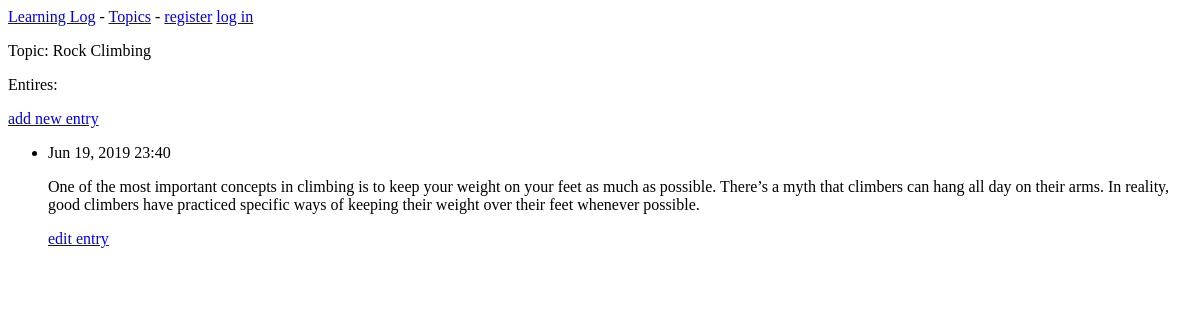
Page /topics/2/ on the earlier database version.
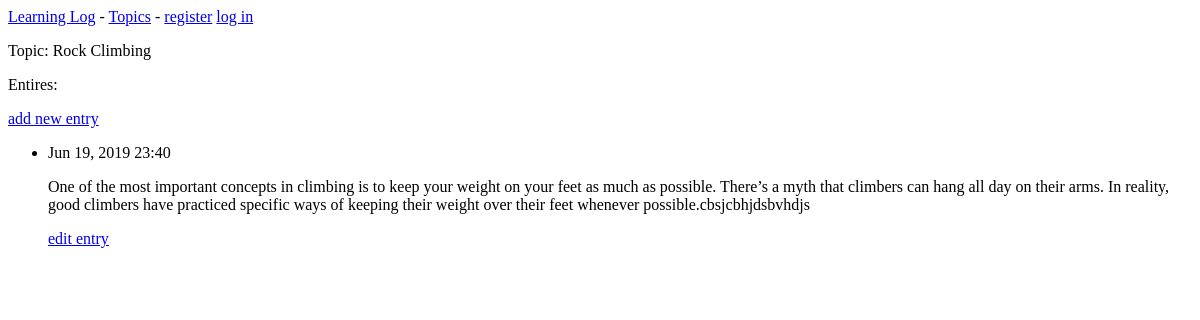
Same page on the later database version.
### learning_logs/models.py (models this page shows, shortened)
class Topic(models.Model):
    text = models.CharField(max_length=200)
    date_added = models.DateTimeField(auto_now_add=True)
    def __str__(self):
        return self.text

class Entry(models.Model):
    topic = models.ForeignKey(Topic, on_delete=models.CASCADE)
    text = models.TextField()
    date_added = models.DateTimeField(auto_now_add=True)
    class Meta:
        verbose_name_plural = 'entries'

### learning_logs/views.py (the view)
# urls.py: url(r'^topics/(?P<topic_id>\d+)/$', topic, name='topic'),
def topic(request, topic_id):
    topic = Topic.objects.get(id=topic_id)
    entries = topic.entry_set.order_by('-date_added')
    context = {'topic': topic, 'entries': entries}
    return render(request, 'learning_logs/topic.html', context)

### learning_logs/templates/learning_logs/topic.html
{% extends 'learning_logs/base.html' %}
{% block content %}
  <p>Topic: {{ topic }}</p>
  <p>Entires:</p>
  <p>
    <a href="{% url 'learning_logs:new_entry' topic.id %}">add new entry</a>
  </p>
  <ul>
  {% for entry in entries %}
    <li>
      <p>{{ entry.date_added|date:'M d, Y H:i' }}</p>
      <p>{{ entry.text|linebreaks }}</p>
      <p>
        <a href="{% url 'learning_logs:edit_entry' entry.id %}">edit entry</a>
      </p>
    </li>
  {% empty %}
    <li>
      There are no entries for this topic yet.
    </li>
  {% endfor %}
  </ul>
{% endblock content %}

### learning_logs/templates/learning_logs/base.html
<p>
  <a href="{% url 'learning_logs:index' %}">Learning Log</a> -
  <a href="{% url 'learning_logs:topics' %}">Topics</a> -
  {% if user.is_authenticated %}
    Hello, {{ user.username }}.
    <a href="{% url 'users:logout' %}">log out</a>
  {% else %}
    <a href="{% url 'users:register' %}">register</a>
    <a href="{% url 'users:login' %}">log in</a>
  {% endif %}
</p>
{% block content %}{% endblock content %}

Differences in the rows shown:
changed Entry: text "…over their feet whenever possible." → "…over their feet whenever possible.cbsjcbhjdsbvhdjs"
